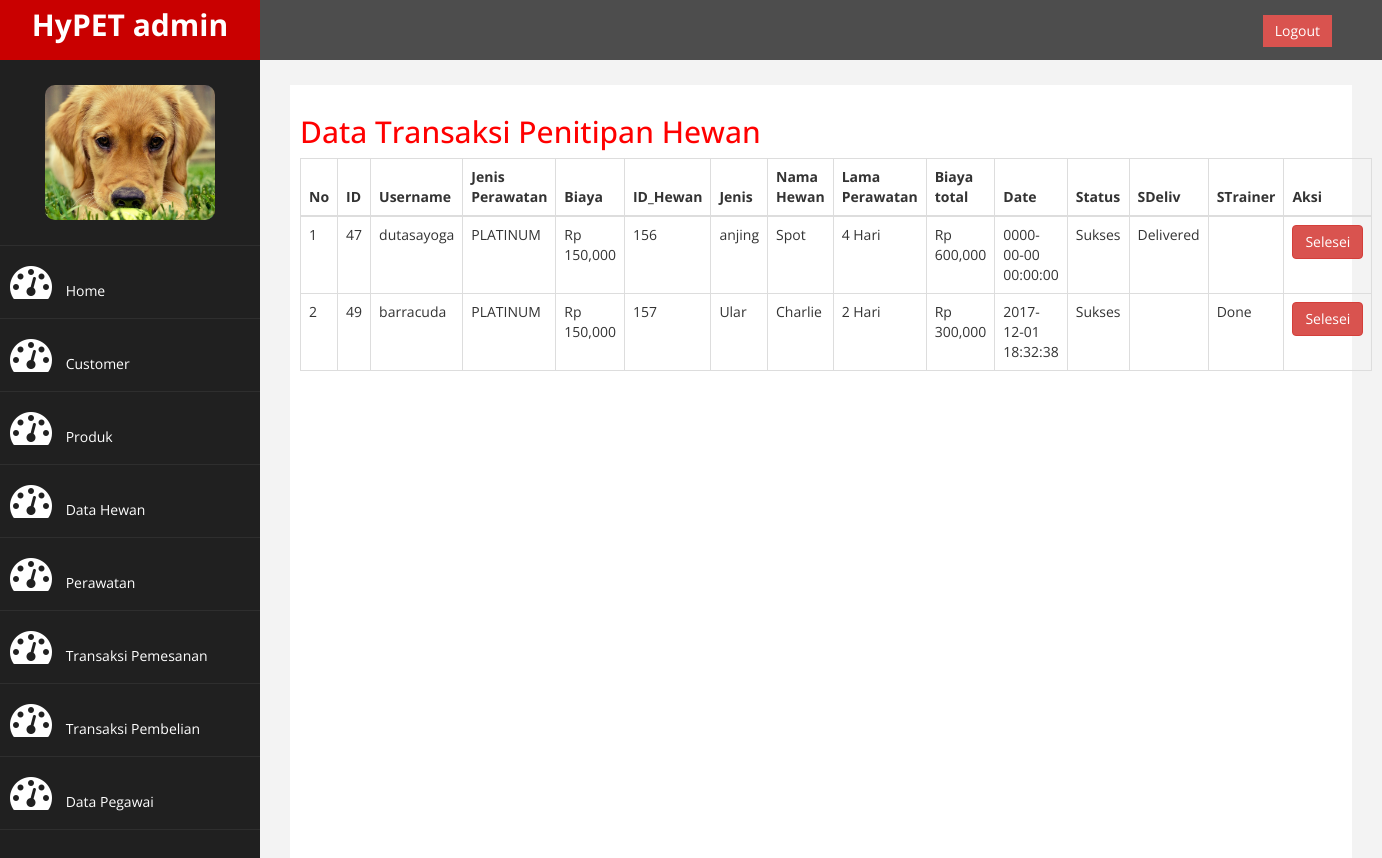
/admin/adminpage.php?halaman=transaksi, run on the app's committed database.
### tables this page shows
CREATE TABLE `transaksi` (
  `Kode_Transaksi` int(11) NOT NULL,
  `Pusername` varchar(100) NOT NULL,
  `Kode_Perawatan` int(11) NOT NULL,
  `Jenis_PER` varchar(50) NOT NULL,
  `Biaya` int(11) NOT NULL,
  `ID_HEWAN` int(11) NOT NULL,
  `Nama_Hewan` varchar(100) NOT NULL,
  `Lama_Perawatan` int(11) NOT NULL,
  `Biaya_Total` int(11) NOT NULL,
  `Status` varchar(30) NOT NULL,
  `Sdelivery` varchar(20) NOT NULL,
  `Strainer` varchar(20) NOT NULL,
  `Date` datetime NOT NULL
);

CREATE TABLE `pet` (
  `ID_Hewan` int(11) NOT NULL,
  `Nama_Hewan` varchar(50) NOT NULL,
  `Jenis_Hewan` varchar(50) NOT NULL,
  `Warna_Hewan` varchar(20) NOT NULL,
  `Berat_Badan` int(11) NOT NULL,
  `Umur_Hewan` int(11) NOT NULL,
  `Gender_Hewan` varchar(30) NOT NULL,
  `Cusername` varchar(100) NOT NULL
);

### admin/transaksi.php (the view)
<h2>Data Transaksi Penitipan Hewan</h2>
<table class="table table-bordered">
   <thead>
      <tr>
         <th>No</th>
         <th>ID</th>
         <th>Username</th>
         <th>Jenis Perawatan</th>
         <th>Biaya</th>
         <th>ID_Hewan</th>
         <th>Jenis </th>
         <th>Nama Hewan</th>
         <th>Lama Perawatan</th>
         <th>Biaya total</th>
         <th>Date</th>
         <th>Status</th>
         <th>SDeliv</th>
         <th>STrainer</th>
         <th>Aksi</th>
      </tr>
   </thead>
   <tbody>
      <?php $nomer = 1; ?>
      <?php $ambil=$koneksi->query("SELECT * FROM transaksi INNER JOIN pet ON pet.ID_Hewan = transaksi.ID_HEWAN") ?>
      <?php while($break = $ambil->fetch_assoc()) { ?>
      <tr>
         <td><?php echo $nomer; ?></td>
         <td><?php echo $break['Kode_Transaksi']; ?></td>
         <td><?php echo $break['Pusername']; ?></td>
         <td><?php echo $break['Jenis_PER']; ?></td>
         <td>Rp <?php echo number_format($break['Biaya']); ?></td>
         <td><?php echo $break['ID_HEWAN']; ?></td>
         <td><?php echo $break['Jenis_Hewan']; ?></td>
         <td><?php echo $break['Nama_Hewan']; ?></td>
         <td><?php echo $break['Lama_Perawatan']; ?> Hari</td>
         <td>Rp <?php echo number_format($break['Biaya_Total']); ?></td>
         <td><?php echo $break['Date']; ?></td>
         <td><?php echo $break['Status']; ?></td>
         <td><?php echo $break['Sdelivery']; ?></td>
         <td><?php echo $break['Strainer']; ?></td>
         <td>
            <a href="adminpage.php?halaman=statusPemesanan&id=<?php echo $break['Kode_Transaksi']; ?>" class="btn-danger btn">Selesei</a>
         </td>
      </tr>
      <?php $nomer++; ?>
      <?php } ?>
   </tbody>
</table>

### admin/adminpage.php (shortened to what this page needs)
<?php
$koneksi = new mysqli("localhost","root","","hypet");
 ?>
<!DOCTYPE html>
<html xmlns="http://www.w3.org/1999/xhtml">
<head>
    <link href="assets/css/bootstrap.css" rel="stylesheet" />
    <link href="assets/css/font-awesome.css" rel="stylesheet" />
    <link href="assets/js/morris/morris-0.4.3.min.css" rel="stylesheet" />
    <link href="assets/css/custom.css" rel="stylesheet" />
</head>
<body>
    <div id="wrapper">
        <nav class="navbar navbar-default navbar-cls-top " role="navigation" style="margin-bottom: 0">
            <div class="navbar-header">
                <a class="navbar-brand" href="index.php">HyPET admin</a>
            </div>
  <div style="color: white;
padding: 15px 50px 5px 50px;
float: right;
font-size: 16px;">  &nbsp; <a href="../Login_Pegawai.php" class="btn btn-danger square-btn-adjust">Logout</a> </div>
        </nav>
                <nav class="navbar-default navbar-side" role="navigation">
            <div class="sidebar-collapse">
                <ul class="nav" id="main-menu">
				<li class="text-center">
                    <img src="../Images/icon.jpg" class="user-image img-responsive"/>
				</li>
                  <li><a  href="adminpage.php"><i class="fa fa-dashboard fa-3x"></i> Home</a></li>
                  <li><a  href="adminpage.php?halaman=customer"><i class="fa fa-dashboard fa-3x"></i> Customer</a></li>
                  <li><a  href="adminpage.php?halaman=produk"><i class="fa fa-dashboard fa-3x"></i> Produk</a></li>
                  <li><a  href="adminpage.php?halaman=datahewan"><i class="fa fa-dashboard fa-3x"></i> Data Hewan</a></li>
                  <li><a  href="adminpage.php?halaman=perawatan"><i class="fa fa-dashboard fa-3x"></i> Perawatan</a></li>
                  <li><a  href="adminpage.php?halaman=transaksi"><i class="fa fa-dashboard fa-3x"></i> Transaksi Pemesanan</a></li>
                  <li><a  href="adminpage.php?halaman=pembelian"><i class="fa fa-dashboard fa-3x"></i> Transaksi Pembelian</a></li>
                  <li><a  href="adminpage.php?halaman=pegawai"><i class="fa fa-dashboard fa-3x"></i> Data Pegawai</a></li>
               </ul>
            </div>
        </nav>
        <div id="page-wrapper" >
            <div id="page-inner">
               <?php
                  if (isset($_GET['halaman']))
                  {
                     if ($_GET['halaman']=="customer")
                     {
                        include 'customer.php';
                     }
                     elseif ($_GET['halaman']=="datahewan")
                     {
                        include 'datahewan.php';
                     }
                     elseif ($_GET['halaman']=="perawatan")
                     {
                        include 'perawatan.php';
                     }
                     elseif ($_GET['halaman']=="transaksi")
                     {
                        include 'transaksi.php';
                     }
                     elseif ($_GET['halaman']=="produk")
                     {
                        include 'produk.php';
                     }
                     elseif ($_GET['halaman']=="tambahproduk")
                     {
                        include 'tambahproduk.php';
                     }
                     elseif ($_GET['halaman']=="hapusproduk")
                     {
                        include 'hapusproduk.php';
                     }
                     elseif ($_GET['halaman']=="ubahproduk")
                     {
                        include 'ubahproduk.php';
                     }
                     elseif ($_GET['halaman']=="pembelian")
                     {
                        include 'pembelian.php';
                     }
                     elseif ($_GET['halaman']=="statusProduk")
                     {
                        include 'statusProduk.php';
                     }
                     elseif ($_GET['halaman']=="statusPemesanan")
                     {
                        include 'statusPemesanan.php';
                     }
                     elseif ($_GET['halaman']=="pegawai")
                     {
                        include 'pegawai.php';
                     }
                  }
                  else
                  {
                     include 'home.php';
                  }
               ?>
            </div>
            </div>
        </div>
</body>
</html>

### admin/assets/css/custom.css (style rules this page uses)
body { font-family: 'Open Sans', sans-serif; }
#wrapper { width: 100%; background:#202020; }
#page-wrapper { padding: 15px 15px; min-height: 600px; background:#F3F3F3; }
#page-inner { width:100%; margin:10px 20px 10px 0px; background-color:#fff!important; padding:10px; min-height:1200px; }
.text-center { text-align:center; }
h2 { color: #f00; }
.square-btn-adjust { border: 0px solid transparent; -webkit-border-radius: 0px; -moz-border-radius: 0px; border-radius: 0px; }
.user-image { margin: 25px auto; -webkit-border-radius: 10px; -moz-border-radius: 10px; border-radius: 10px; max-height:170px; max-width:170px; }
.navbar-cls-top .navbar-brand { color: #fff; background: #C90000; width: 260px; text-align: center; height: 60px; font-size: 30px; font-weight: 700; }
.sidebar-collapse , .sidebar-collapse .nav { background:none; }
.sidebar-collapse .nav { padding:0; }
.sidebar-collapse .nav > li > a { color:#fff; background:#202020; text-shadow:none; }
.sidebar-collapse > .nav > li > a { padding:15px 10px; }
.sidebar-collapse > .nav > li { border-bottom: 1px solid rgba(107, 108, 109, 0.19); }
.navbar-side { border:none; background-color: #202020; }
.navbar-cls-top { background:#4D4D4D; border-bottom:none; }
.navbar-default { border:0px solid black; }
.navbar-header { background: #A70303; }
.nav > li > a > i { margin-right:10px; }
@media (min-width:768px) { #page-wrapper { margin: 0 0 0 260px; padding: 15px 30px; min-height: 1200px; } }
@media (min-width:768px) { .navbar-side { z-index: 1; position: absolute; width: 260px; } }
@media (min-width:768px) { .navbar { border-radius: 0px; } }

### data on the page
transaksi: Kode_Transaksi "47", Pusername "dutasayoga", Jenis_PER "PLATINUM", Biaya "150,000", ID_HEWAN "156", ID_HEWAN.Jenis_Hewan "anjing", ID_HEWAN.Nama_Hewan "Spot", Lama_Perawatan "4", Biaya_Total "600,000", Date "0000-00-00 00:00:00", Status "Sukses", Sdelivery "Delivered"
transaksi: Kode_Transaksi "49", Pusername "barracuda", Jenis_PER "PLATINUM", Biaya "150,000", ID_HEWAN "157", ID_HEWAN.Jenis_Hewan "Ular", ID_HEWAN.Nama_Hewan "Charlie", Lama_Perawatan "2", Biaya_Total "300,000", Date "2017-12-01 18:32:38", Status "Sukses", Strainer "Done"
